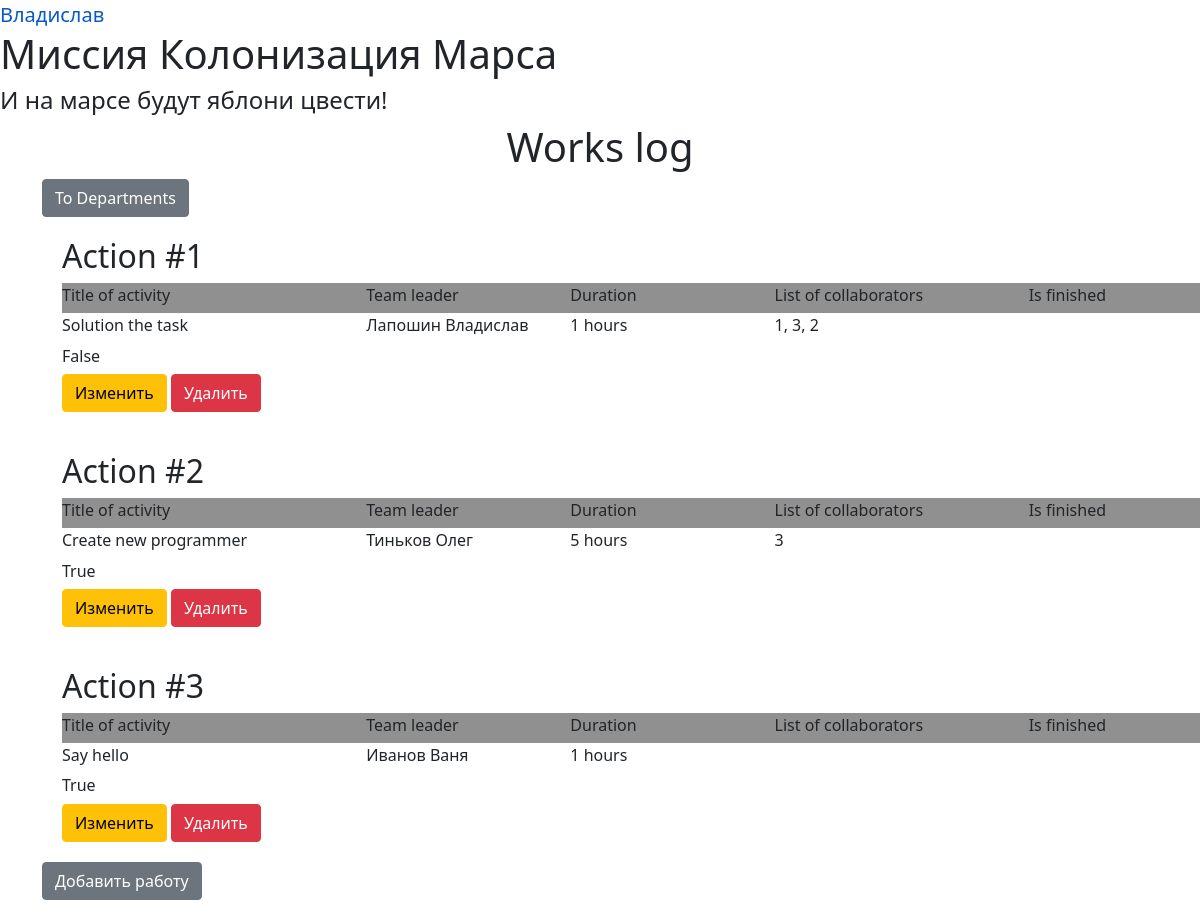
The app's page /tables (signed in) with its own data.
### data/users.py (models this page shows, shortened)
class User(SqlAlchemyBase, UserMixin, SerializerMixin):
    __tablename__ = 'users'
    id = sqlalchemy.Column(sqlalchemy.Integer,
                           primary_key=True, autoincrement=True)
    surname = sqlalchemy.Column(sqlalchemy.String)
    name = sqlalchemy.Column(sqlalchemy.String)
    age = sqlalchemy.Column(sqlalchemy.Integer)
    position = sqlalchemy.Column(sqlalchemy.String)
    speciality = sqlalchemy.Column(sqlalchemy.String)
    address = sqlalchemy.Column(sqlalchemy.String)
    email = sqlalchemy.Column(sqlalchemy.String, unique=True)
    hashed_password = sqlalchemy.Column(sqlalchemy.String, nullable=True)
    modified_date = sqlalchemy.Column(sqlalchemy.DateTime)
    city_from = sqlalchemy.Column(sqlalchemy.String)
    jobs = orm.relationship("Jobs", back_populates='user')
    department = orm.relationship("Department", back_populates='user')

### data/jobs.py (models this page shows)
class Jobs(SqlAlchemyBase, SerializerMixin):
    __tablename__ = 'jobs'
    id = sqlalchemy.Column(sqlalchemy.Integer,
                           primary_key=True, autoincrement=True)
    team_leader = sqlalchemy.Column(sqlalchemy.Integer,
                                    sqlalchemy.ForeignKey('users.id'))
    job = sqlalchemy.Column(sqlalchemy.String)
    work_size = sqlalchemy.Column(sqlalchemy.Integer)
    collaborators = sqlalchemy.Column(sqlalchemy.String)
    start_date = sqlalchemy.Column(sqlalchemy.DateTime, default=datetime.datetime.now)
    end_data = sqlalchemy.Column(sqlalchemy.DateTime, default=None)
    is_finished = sqlalchemy.Column(sqlalchemy.Boolean)
    user = orm.relationship('User')

### main.py (the view)
@app.route('/tables', methods=['GET', 'POST'])
def tables():
    form = JobsForm()
    if form.validate_on_submit():
        return redirect('/add_jobs')
    else:
        if current_user.is_authenticated:
            db_sess = db_session.create_session()
            jobs = db_sess.query(Jobs).filter()
            return render_template('tablets.html', job=jobs)
        else:
            return redirect('/login')

### data/db_session.py (called while the page is built)
def create_session() -> Session:
    global __factory
    return __factory()

### main.py (called while the page is built)
@login_manager.user_loader
def load_user(user_id):
    db_sess = db_session.create_session()
    return db_sess.query(User).get(user_id)

### templates/tablets.html
{% extends "base.html" %}
{% block content %}
<h1 class="text-mod">Works log</h1>
<a href="/departments" class="btn btn-secondary">To Departments</a>
{% for item in job %}
    <div class="indent">
        <h2>Action #{{item.id}}</h2>
        <div style="background: #909090; width: 1150px">
            <h6 class="one-line" style="width: 300px">Title of activity</h6>
            <h6 class="one-line" style="width: 200px">Team leader</h6>
            <h6 class="one-line" style="width: 200px">Duration</h6>
            <h6 class="one-line" style="width: 250px">List of collaborators</h6>
            <h6 class="one-line" style="width: 175px">Is finished</h6>
        </div>
        <div>
            <h6 class="one-line" style="width: 300px">{{item.job}}</h6>
            <h6 class="one-line" style="width: 200px">{{item.user.surname}} {{item.user.name}}</h6>
            <h6 class="one-line" style="width: 200px">{{item.work_size}} hours</h6>
            <h6 class="one-line" style="width: 250px">{{item.collaborators}}</h6>
            <h6 class="one-line" style="width: 175px">{{item.is_finished == 1}}</h6>
        </div>
        {% if current_user.is_authenticated %}
            {% if current_user.id == 1 or current_user == item.user%}
                <div>
                    <a href="/edit_jobs/{{ item.id }}" class="btn btn-warning one-line">
                        Изменить
                    </a>
                    <a href="/delete_jobs/{{ item.id }}" class="btn btn-danger one-line">
                        Удалить
                    </a>
                </div>
            {% endif %}
        {% endif %}
    </div>
{% endfor %}
{% if current_user.is_authenticated %}
    <a href="add_jobs" class="btn btn-secondary">Добавить работу</a>
{% endif %}
{% endblock %}

### templates/base.html (shortened to what this page needs)
<!DOCTYPE html>
<html lang="ru">
<head>
    <link href="/static/style.css" rel="stylesheet" type="text/css"></link>
    <link href="/static/for_form.css" rel="stylesheet" type="text/css"></link>
    <link rel="stylesheet"
                                 href="https://cdn.jsdelivr.net/npm/bootstrap@5.0.0-beta1/dist/css/bootstrap.min.css"
>
    <nav>
        {% if current_user.is_authenticated %}
            <a class="navbar-brand" href="/logout">{{ current_user.name }}</a>
        {% else %}
            <p>
                <a class="btn btn-primary " href="/register">Зарегистрироваться</a>
                <a class="btn btn-success" href="/login">Войти</a>
            </p>
        {% endif %}
    </nav>
    </head>
    <body>
        <h1>Миссия Колонизация Марса</h1>
        <h4>И на марсе будут яблони цвести!</h4>
        <main role="main" class="container move-one-tab">
            {% block content %}{% endblock %}
        </main>
    </body>
</html>

### static/style.css (style rules this page uses)
.move-one-tab { margin-left: 20px; margin-bottom: 20px; }
.one-line { display: inline-block; }

### static/for_form.css (style rules this page uses)
.indent { padding: 20px; }
.text-mod { text-align: center; }

### records on screen
User: name "Владислав"
Jobs: id "1", job "Solution the task", user.surname "Лапошин", user.name "Владислав", work_size "1", collaborators "1, 3, 2", is_finished "False"
Jobs: id "2", job "Create new programmer", user.surname "Тиньков", user.name "Олег", work_size "5", collaborators "3", is_finished "True"
Jobs: id "3", job "Say hello", user.surname "Иванов", user.name "Ваня", work_size "1", is_finished "True"
